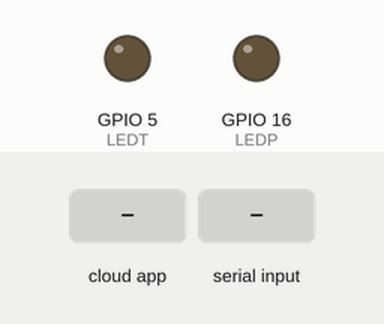
The sketch below on a simulated ESP8266 (NodeMCU). Parts: output pins drawn as LEDs (lit = HIGH). Inputs (shaded band) come from the test bench. WiFi joins after 1.5 s; servers stay silent unless stated; the Firebase database answers and starts empty; what the sketch prints to the serial monitor is not drawn.

Above: at 2.7 s.
2.8 s: the phone or cloud app sets state to 1
At 3.6 s:
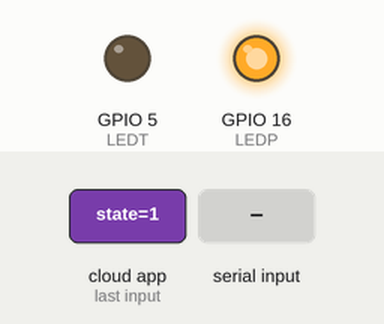
5.8 s: byte 30 received over Serial
8.8 s: the phone or cloud app sets state to 0
At 9.9 s:
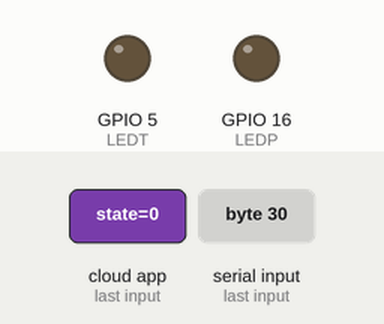
Timing chart, 0 to 11.8 s (numbered marks = the images above; inputs shaded):
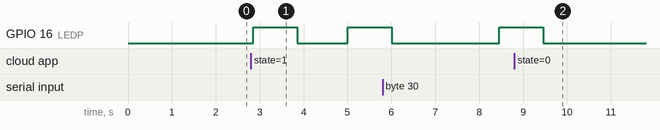

The sketch:

master.ino
```cpp
//Code for master module//

#include <ESP8266WiFi.h>
#include <string.h>
#include <FirebaseArduino.h>
#define FIREBASE_HOST "icu-monitor-a5719-default-rtdb.firebaseio.com"
#define FIREBASE_AUTH "Fld8iF6gLwkNdSZGf98PqEEDHYtrjXld5ikCMsDO"
#define WIFI_SSID "STUDBME2"
#define WIFI_PASSWORD "BME2Stud"


int LEDP = 16;
int LEDT = 5;
int h=0;
int  n=33;
int t=0;


void setup() {

  Serial.begin(9600); // Default baud rate of the Bluetooth module

pinMode(LEDP, OUTPUT);

pinMode(LEDT, OUTPUT);
 WiFi.begin(WIFI_SSID, WIFI_PASSWORD);
  while (WiFi.status() != WL_CONNECTED) {
    Serial.print("Connecting");
    delay(500);
  }

  Serial.println();
  Serial.print("Connected");
  Serial.print("IP Address: ");
  Serial.println(WiFi.localIP());                               //prints local IP address
  Firebase.begin(FIREBASE_HOST, FIREBASE_AUTH);                 // connect to the firebase

//  Firebase.set("status",0);
}
void loop() {
   n=Firebase.getInt("/control/state");
  Serial.print("Here");
  Serial.print(F("status "));
  Serial.println(n);
  if (n==1) {
   Serial.write("1");
   digitalWrite(LEDP, HIGH); // turn the LED on
delay(1000); // wait for a second
digitalWrite(LEDP, LOW); // turn the LED off
delay(1000); // wait for a second

  }
    else if(n==2){
       Serial.write("0");
   digitalWrite(LEDT, HIGH); // turn the LED on
delay(1000); // wait for a second
digitalWrite(LEDT, LOW); // turn the LED off
delay(1000); // wait for a second

  }

   if(Serial.available() > 0){     // Checks whether data is comming from the serial port

   delay(1000);
   h= Serial.read(); // Reads the data from the serial port and store it in dataFromSlave variable
   Firebase.setFloat("/ICU/ROOMS/0/patients/0/pressure",h);
   t= Serial.read();
   Firebase.setFloat("/ICU/ROOMS/0/patients/0/temp",t);
  Serial.print(F(" Humidity: "));
  Serial.println(h);
  Serial.print(F("%  Temperature: "));
  Serial.println(t);

   if (Firebase.failed())
    {
      Serial.print("pushing /logs failed:");
      Serial.println(Firebase.error());
  }
 }


 }
//}
```

Measured:
- after the input at 2.8 s, GPIO 16 (LEDP): LOW → HIGH after 0.06 s, → LOW 1.0 s later, → HIGH 1.2 s later
- after the input at 8.8 s, GPIO 16 (LEDP): goes on until 9.5 s, then stays LOW
